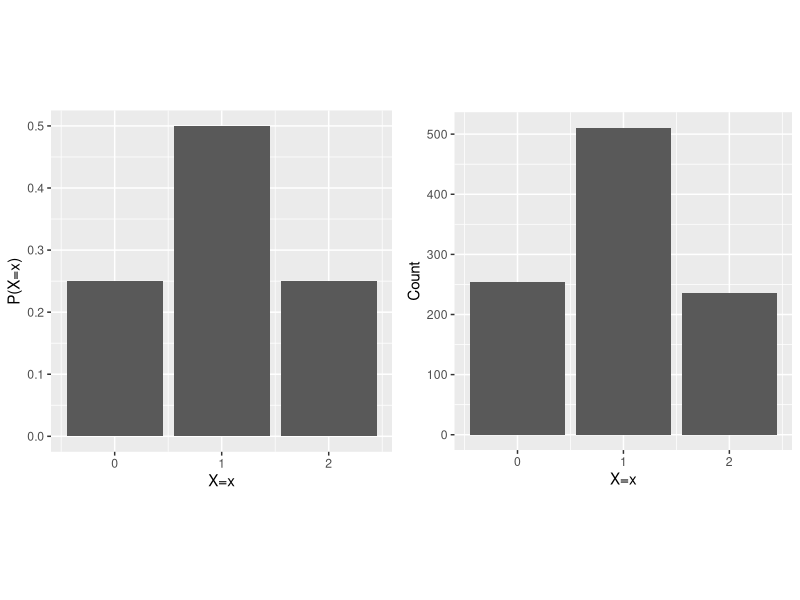
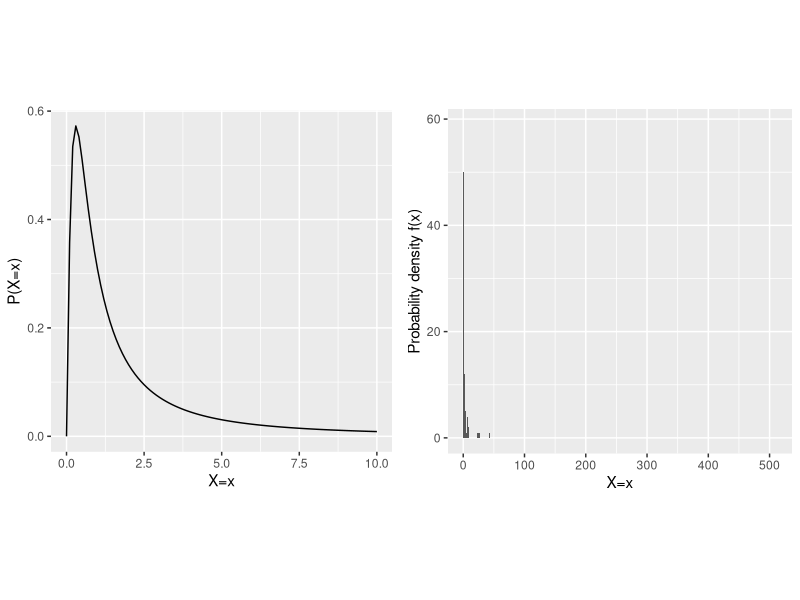

The R script that drew these images, in order:
## ---- chunk 1
library(data.table)
library(ggplot2)
library(ggpubr)

rm(list=ls())

x <- c(0, 1, 2)
y <- c(0.25, 0.5, 0.25)
d <- data.table(x, y)
g1 <- ggplot(d, aes(x, y)) +
  geom_bar(stat='identity') +
  xlab('X=x') +
  ylab('P(X=x)') +
  theme(aspect.ratio = 1)

n <- 1000
x <- rbinom(n, 2, 0.5)
d <- data.table(x)
g2  <- ggplot(d, aes(x)) +
  geom_bar(stat='count') +
  xlab('X=x') +
  ylab('Count') +
  theme(aspect.ratio = 1)
ggarrange(g1, g2, ncol=2)
## ---- chunk 2
library(data.table)
library(ggplot2)

rm(list=ls())

# define sample space as a continuous random variable
x <- seq(0, 10, 0.1)

# define probability distribution as F distribution
y <- df(x, 5, 2)

# create a data table
d <- data.table(x, y)

# plot the probability distribution
g1 <- ggplot(d, aes(x, y)) +
  geom_line() +
  xlab('X=x') +
  ylab('P(X=x)') +
  theme(aspect.ratio = 1)

# draw a few samples from X
n <- 1000
xs <- rf(1000, 5, 2)

# plot the samples
d <- data.table(xs)

g2 <- ggplot(d, aes(xs)) +
  geom_histogram(binwidth=0.1) +
  xlab('X=x') +
  ylab('Probability density f(x)') +
  theme(aspect.ratio = 1)

ggarrange(g1, g2, ncol=2)
